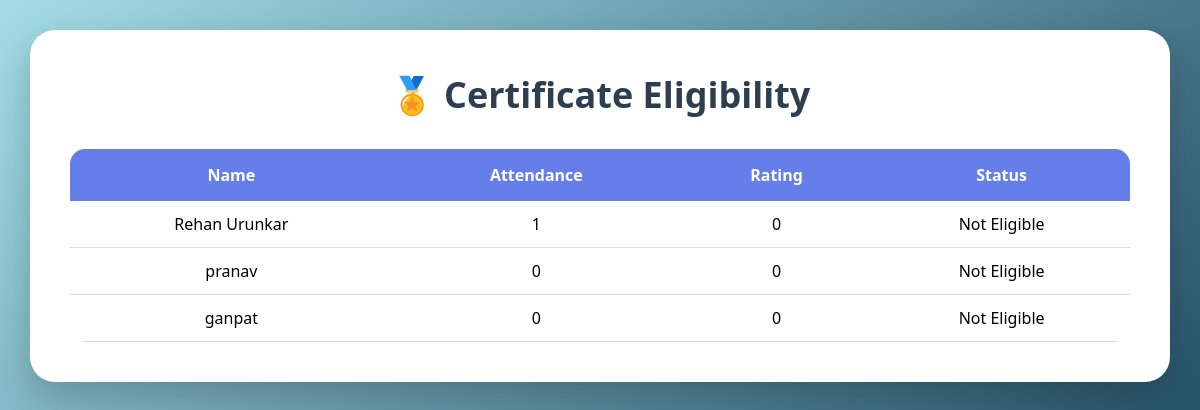
The page /certificate on the database as committed earlier.
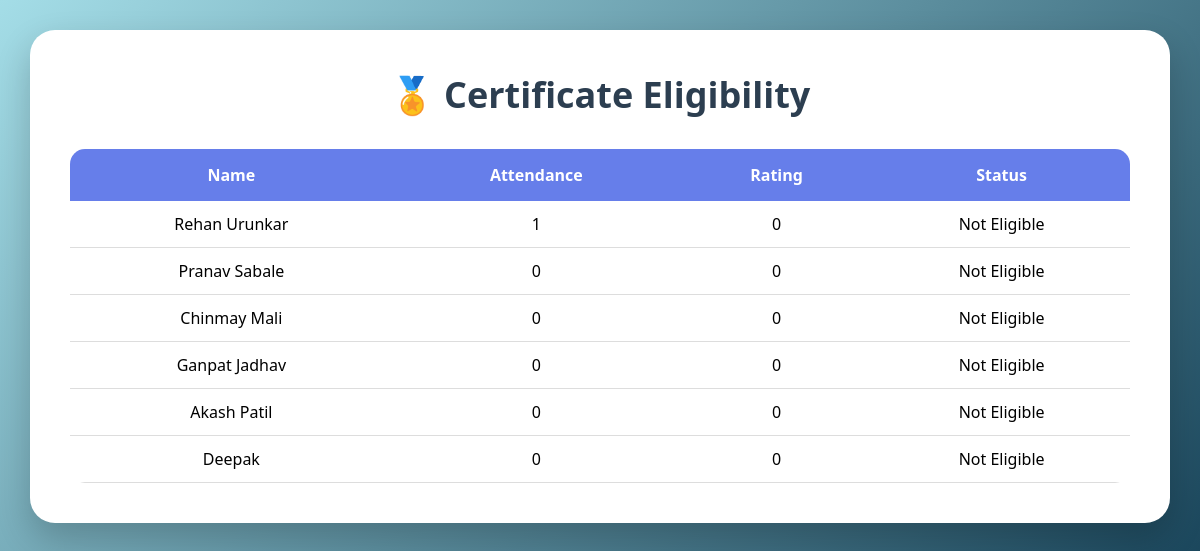
The same page on the database as committed later.
### tables this page shows
CREATE TABLE students(
    id INTEGER PRIMARY KEY AUTOINCREMENT,
    name TEXT,
    email TEXT,
    department TEXT,
    attendance INTEGER DEFAULT 0,
    tasks_completed INTEGER DEFAULT 0,
    rating INTEGER DEFAULT 0
);

### app.py (the view)
@app.route('/certificate')
def certificate():
    conn = sqlite3.connect("internship.db")
    cursor = conn.cursor()
    cursor.execute("SELECT * FROM students")
    data = cursor.fetchall()
    conn.close()
    return render_template(
        "certificate.html",
        students=data
    )

### templates/certificate.html (shortened to what this page needs)
<!DOCTYPE html>
<html>
<head>
    <link rel="stylesheet"
    href="{{ url_for('static', filename='style.css') }}">
</head>
<body>
<div class="container">
<h1>🏅 Certificate Eligibility</h1>
<table>
<tr>
    <th>Name</th>
    <th>Attendance</th>
    <th>Rating</th>
    <th>Status</th>
</tr>
{% for s in students %}
<tr>
    <td>{{ s[1] }}</td>
    <td>{{ s[4] }}</td>
    <td>{{ s[5] }}</td>
    <td>
        {% if s[4] >= 75 %}
            Eligible
        {% else %}
            Not Eligible
        {% endif %}
    </td>
</tr>
{% endfor %}
</table>
</div>
</body>
</html>

### static/style.css (style rules this page uses)
* { margin:0; padding:0; box-sizing:border-box; }
body { font-family:'Segoe UI', Tahoma, Geneva, Verdana, sans-serif; background:linear-gradient( 135deg, #a4dde7, #083249 ); min-height:100vh; padding:30px; }
.container { max-width:1100px; margin:auto; background:white; padding:40px; border-radius:25px; box-shadow: 0 15px 35px rgba(0,0,0,0.2); animation:fadeIn 0.6s ease-in-out; }
h1 { text-align:center; color:#2c3e50; margin-bottom:30px; font-size:36px; font-weight:bold; }
table { width:100%; border-collapse:collapse; margin-top:20px; overflow:hidden; border-radius:15px; }
th { background:#667eea; color:white; padding:15px; }
td { padding:12px; text-align:center; border-bottom:1px solid #ddd; }
.container { max-width:1200px; width:100%; margin:auto; background:white; padding:40px; border-radius:25px; box-shadow:0 15px 35px rgba(0,0,0,0.2); }

Rows that differ between the two databases and show on the page:
removed students: name "pranav", attendance "0", tasks_completed "0", shows "Not Eligible"
removed students: name "ganpat", attendance "0", tasks_completed "0", shows "Not Eligible"
added students: name "Pranav Sabale", attendance "0", tasks_completed "0", shows "Not Eligible"
added students: name "Chinmay Mali", attendance "0", tasks_completed "0", shows "Not Eligible"
added students: name "Ganpat Jadhav", attendance "0", tasks_completed "0", shows "Not Eligible"
added students: name "Akash Patil", attendance "0", tasks_completed "0", shows "Not Eligible"
added students: name "Deepak", attendance "0", tasks_completed "0", shows "Not Eligible"
